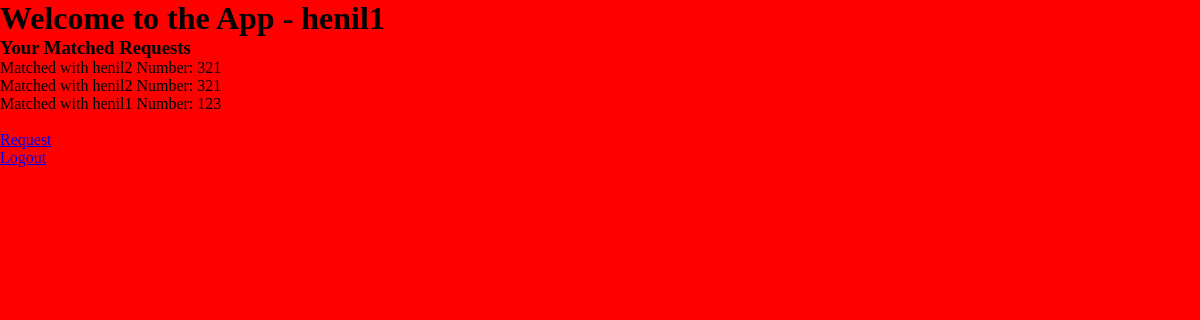
/profile (signed in), run on an earlier commit of the app's database.
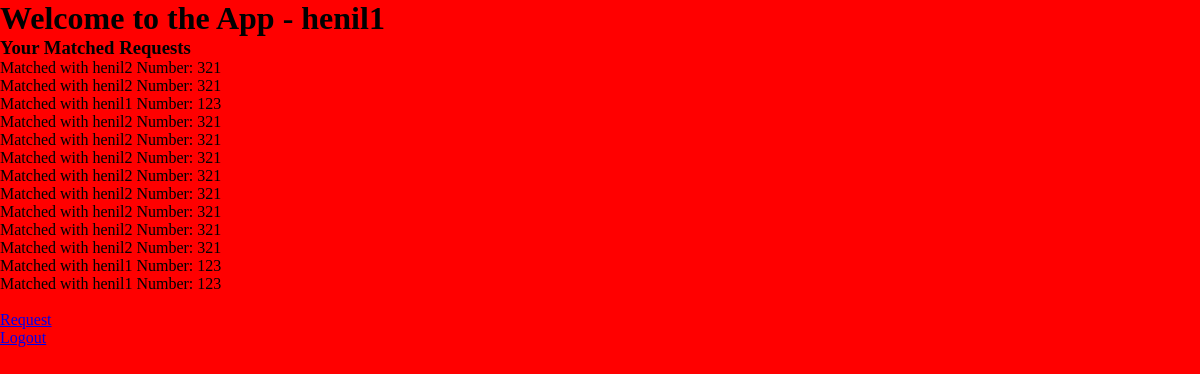
And on a later commit of the database.
### model.py (models this page shows, shortened)
class Users(db.Model,UserMixin):
    __tablename__ = 'users'
    User_ID = db.Column(db.Integer, primary_key=True, unique=True, nullable=False)
    Name = db.Column(db.String(20), nullable=False)
    Phone = db.Column(db.String(20), nullable=False)
    Password = db.Column(db.String(200), nullable=False)
    Created_at = db.Column(db.DateTime, default=db.func.now())

class Request(db.Model):
    __tablename__ = 'request'
    Request_ID = db.Column(db.Integer, primary_key=True, unique=True, nullable=False)
    Phone = db.Column(db.String(20), nullable=False)
    Created_by = db.Column(db.Integer, db.ForeignKey('users.User_ID'))
    Created_at = db.Column(db.DateTime, default=db.func.now())

### routes.py (the view)
@routes_bp.route('/profile')
def profile():
    from app import db
    from model import Users,Request
    if not current_user.is_authenticated:
        return redirect("/login")
    matchlist = []
    user_queries = Request.query.filter_by(Created_by=current_user.User_ID).all()
    for i in user_queries:
        requested_user = Users.query.filter_by(Phone=i.Phone).first()
        if requested_user:
            if Request.query.filter_by(Phone=current_user.Phone, Created_by=requested_user.User_ID):
                matchlist.append(i)
    for i in matchlist:
        print(Users.query.filter_by(Phone=i.Phone).first().Name)
    return render_template("profile.html", current_user=current_user, matchlist=matchlist, Users=Users)

### app.py (called while the page is built)
@login_manager.user_loader
def load_user(user_id):
    from model import Users
    return Users.query.get(user_id)

### templates/profile.html (shortened to what this page needs)
<!DOCTYPE html>
<html lang="en">
<head>
  <link rel="stylesheet" href="static/css/styles.css">
</head>
<body>
  <div class="container">
    <h1>Welcome to the App - {{current_user.Name}}</h1>
    <h3>Your Matched Requests</h3>
    {% if not matchlist %}
        <p>No Current Matches</p>
    {% else %}
        <ul>
        {% for match in matchlist %}
            <li><p>Matched with {{Users.query.filter_by(Phone=match.Phone).first().Name}} Number: {{match.Phone}}</p></li>
        {% endfor %}
        </ul>
    {% endif %}
    <br>
    <a href="/">Request</a>
    <br>
    <a href="/logout">Logout</a>
    <br>
  </div>
</body>
</html>

### static/css/styles.css (style rules this page uses)
body, html { width: 100%; height: 100%; background-color: red; }
* { margin: 0%; padding: 0%; }

What changed in the data, as far as the page shows it:
added Request: query.filter_by "henil2", Phone "321"
added Request: query.filter_by "henil2", Phone "321"
added Request: query.filter_by "henil2", Phone "321"
added Request: query.filter_by "henil2", Phone "321"
added Request: query.filter_by "henil2", Phone "321"
added Request: query.filter_by "henil2", Phone "321"
added Request: query.filter_by "henil2", Phone "321"
added Request: query.filter_by "henil2", Phone "321"
added Request: query.filter_by "henil1", Phone "123"
added Request: query.filter_by "henil1", Phone "123"
